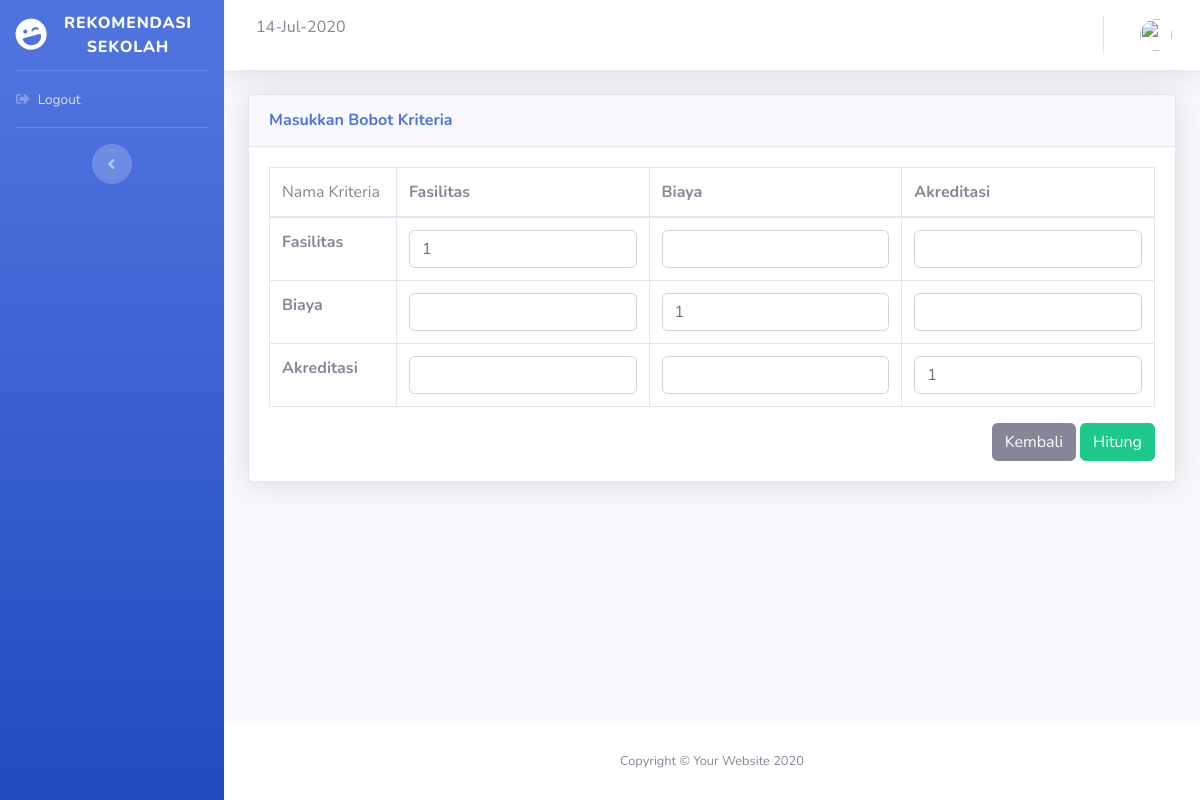
/index.php/admin/rekomendasi_sekolah/createBobotKriteria, run on an earlier commit of the app's database.
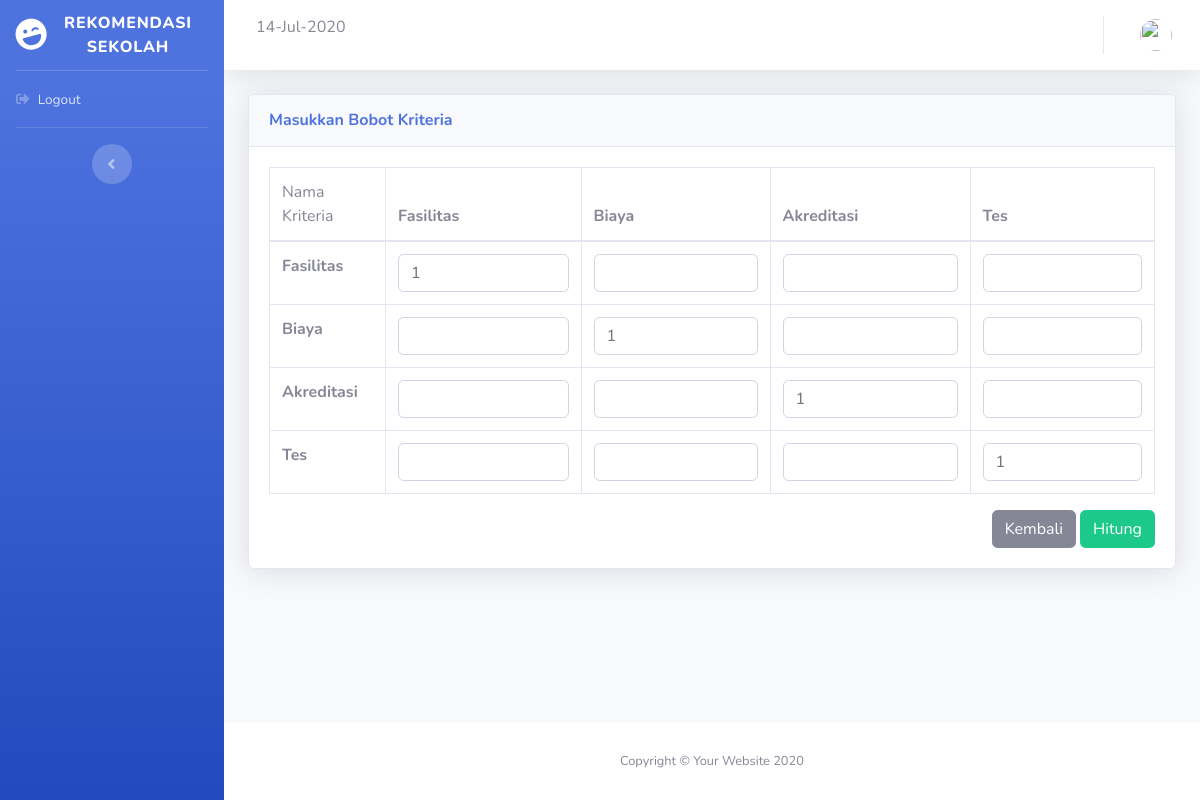
And on a later commit of the database.
### tables this page shows
CREATE TABLE `kriteria` (
  `id_kriteria` int(11) NOT NULL,
  `nama_kriteria` varchar(100) NOT NULL
);

### application/controllers/admin/rekomendasi_sekolah.php (called while the page is built, shortened)
<?php
class Rekomendasi_sekolah extends CI_Controller {
	public function __construct()
	{
		$this->load->library('form_validation');
		$this->load->model('User_model');
		$this->load->model('Sekolah_model');
		$this->load->model('Kriteria_model');
		$this->load->model('Rekomendasi_sekolah_model');
		$this->load->model('Nilai_model');
		$this->load->model('Hasil_ahp_model');
	}
	public function createBobotKriteria()
	{
		$data['title'] = 'Rekomendasi Sekolah';
		$data['user'] = $this->User_model->getUserWithUsername($this->session->userdata('username'));
		$data['kriteria'] = $this->Kriteria_model->getAllKriteria();
		$data['cluster'] = $this->Rekomendasi_sekolah_model->getClusterUser($data['user']['id_user']);
		$data['cluster_detail'] = $this->Rekomendasi_sekolah_model->getDetailClusterUser($data['user']['id_user']);
		foreach ($data['kriteria'] as $keyRow) {
			foreach ($data['kriteria'] as $keyCol) {
				$this->form_validation->set_rules($keyRow['id_kriteria'] . '_' . $keyCol['id_kriteria'], $keyRow['id_kriteria'] . '_' . $keyCol['id_kriteria'], 'trim|required');
			}
		}
		if ($this->form_validation->run() == false) {
			$this->load->view('admin/rekomendasi_sekolah/bobot_kriteria', $data);
		}
	}
}

### index.php (called while the page is built, shortened)
<?php
require_once BASEPATH.'core/CodeIgniter.php';

### application/models/Kriteria_model.php (called while the page is built, shortened)
<?php
class Kriteria_model extends CI_Model {
	public function getAllKriteria()
	{
		return $this->db->get('kriteria')->result_array();
	}
}

### application/views/admin/rekomendasi_sekolah/bobot_kriteria.php (the view, shortened to what this page needs)
<?php
	$this->load->view('templates/header');
	$this->load->view('templates/sidebar');
	$this->load->view('templates/topbar');
 ?>
<div class="container-fluid">
	<div class="row">
		<div class="col-lg-12">
              <div class="card shadow mb-4">
                <div class="card-header py-3">
                  <h6 class="m-0 font-weight-bold text-primary">Masukkan Bobot Kriteria</h6>
                </div>
                <div class="card-body">
					<form action="<?= base_url('admin/rekomendasi_sekolah/createBobotKriteria') ?>" method="post">
						<div class="table-responsive">
					        <table class="table table-bordered" width="100%" cellspacing="0">
					          <thead>
					            <tr>
					              <td>Nama Kriteria</td>
					              <?php foreach ($kriteria as $key): ?>
					              	<th><?= ucfirst($key['nama_kriteria']) ?></th>
					              <?php endforeach ?>
					            </tr>
					          </thead>
					          <tbody>
					          	<?php $dis = 1; ?>
					          	<?php foreach ($kriteria as $key): ?>
					          		<tr>
					          			<th scope="row"><?= ucfirst($key['nama_kriteria']) ?></th>
					          			<?php foreach ($kriteria as $index => $value): ?>
					          				<td>
					          					<?php if ($index + 1 <= $dis): ?>
					          						<input type="text" class="form-control" id="<?= $key['id_kriteria'] . '_' . $value['id_kriteria']?>" name="<?= $key['id_kriteria'] . '_' . $value['id_kriteria']?>" value="" >
					          					<?php else: ?>
						          					<input class="form-control" id="<?= $key['id_kriteria'] . '_' . $value['id_kriteria']?>" name="<?= $key['id_kriteria'] . '_' . $value['id_kriteria']?>" >
					          					<?php endif ?>
					          				</td>
					          			<?php endforeach ?>
					          		</tr>
					          		<?php $dis++ ?>
					          	<?php endforeach ?>
					          </tbody>
					        </table>
					    </div>
					    <div class="text-right">
						 	<a href="<?= base_url('admin/rekomendasi_sekolah') ?>" id="" class="btn btn-secondary">Kembali</a>
						 	<button class="btn btn-success">Hitung</button>
						</div>
					</form>
                </div>
              </div>
        </div>
	</div>
</div>
<?php
	$this->load->view('templates/footer');
 ?>

### application/views/templates/header.php (shortened to what this page needs)
<!DOCTYPE html>
<html lang="en">
<head>
  <link href="<?= base_url('assets/'); ?>vendor/fontawesome-free/css/all.min.css" rel="stylesheet" type="text/css">
  <link href="<?= base_url('assets/'); ?>css/sb-admin-2.min.css" rel="stylesheet">
  <link href="<?= base_url('assets/'); ?>vendor/datatables/dataTables.bootstrap4.min.css" rel="stylesheet">
  <link rel="stylesheet" href="<?= base_url('assets/') ?>leaflet/leaflet.css" />
</head>
<body id="page-top">
  <div id="wrapper">

### application/views/templates/sidebar.php (shortened to what this page needs)
<ul class="navbar-nav bg-gradient-primary sidebar sidebar-dark accordion" id="accordionSidebar">
  <a class="sidebar-brand d-flex align-items-center justify-content-center" href="index.html">
    <div class="sidebar-brand-icon rotate-n-15">
      <i class="fas fa-laugh-wink"></i>
    </div>
    <div class="sidebar-brand-text mx-3">rekomendasi sekolah</div>
  </a>
  <hr class="sidebar-divider my-0">
  <li class="nav-item">
    <a class="nav-link" href="#" data-toggle="modal" data-target="#logoutModal">
      <i class="fas fa-sign-out-alt"></i>
      <span>Logout</span></a>
  </li>
  <hr class="sidebar-divider d-none d-md-block">
  <div class="text-center d-none d-md-inline">
    <button class="rounded-circle border-0" id="sidebarToggle"></button>
  </div>
</ul>

### application/views/templates/topbar.php (shortened to what this page needs)
<div id="content-wrapper" class="d-flex flex-column">
  <div id="content">
    <nav class="navbar navbar-expand navbar-light bg-white topbar mb-4 static-top shadow">
      <div class="d-none d-sm-inline-block form-inline mr-auto ml-md-3 my-2 my-md-0 mw-100 navbar-search">
        <div class="input-group">
          <p><?= date("d-M-Y") ?></p>
        </div>
      </div>
      <ul class="navbar-nav ml-auto">
        <li class="nav-item dropdown no-arrow">
          <a class="nav-link dropdown-toggle" href="#" id="userDropdown" role="button" data-toggle="dropdown" aria-haspopup="true" aria-expanded="false">
            <img class="img-profile rounded-circle" src="<?= base_url('assets/img/profile/').$user['foto']?>">
          </a>
        </li>
      </ul>
    </nav>

### application/views/templates/footer.php (shortened to what this page needs)
      </div>
      <footer class="sticky-footer bg-white">
        <div class="container my-auto">
          <div class="copyright text-center my-auto">
            <span>Copyright &copy; Your Website 2020</span>
          </div>
        </div>
      </footer>
    </div>
  </div>
</body>
</html>

What changed in the data, as far as the page shows it:
added kriteria: nama_kriteria "Tes"
